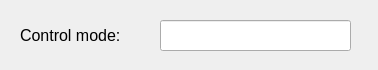
<?xml version="1.0" encoding="UTF-8"?>
<ui version="4.0">
 <class>Widget</class>
 <widget class="QWidget" name="Widget">
  <property name="geometry">
   <rect>
    <x>0</x>
    <y>0</y>
    <width>378</width>
    <height>70</height>
   </rect>
  </property>
  <property name="font">
   <font>
    <pointsize>12</pointsize>
   </font>
  </property>
  <property name="windowTitle">
   <string>Control mode</string>
  </property>
  <widget class="QLabel" name="labelControlMode">
   <property name="geometry">
    <rect>
     <x>20</x>
     <y>20</y>
     <width>131</width>
     <height>31</height>
    </rect>
   </property>
   <property name="font">
    <font>
     <pointsize>12</pointsize>
    </font>
   </property>
   <property name="text">
    <string>Control mode:</string>
   </property>
  </widget>
  <widget class="QLineEdit" name="lineControlMode">
   <property name="geometry">
    <rect>
     <x>160</x>
     <y>20</y>
     <width>191</width>
     <height>31</height>
    </rect>
   </property>
  </widget>
 </widget>
 <layoutdefault spacing="6" margin="11"/>
 <resources/>
 <connections/>
</ui>
